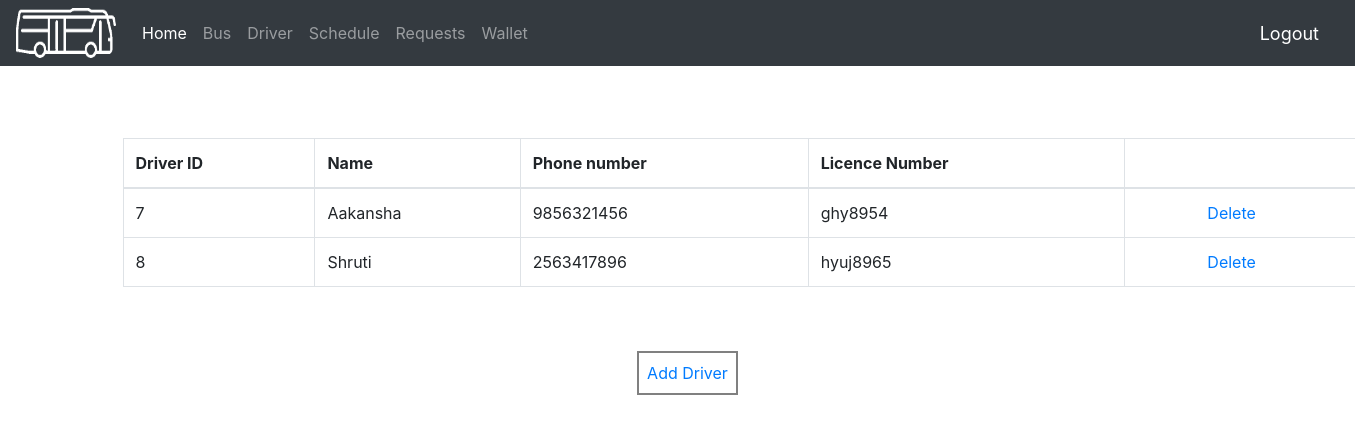
The app's page /driver/ (signed in) with its own data.
### bus_M_/models.py (models this page shows)
class Driver(models.Model):
	driver_id = models.AutoField(primary_key=True)
	name = models.CharField(max_length=200,null=False)
	phone_number = models.CharField(max_length=200,null=False)
	licenese_number = models.CharField(max_length=200,null=False)

### bus_M_/views.py (the view)
# urls.py: path('driver/', views.driver, name="driver"),
@login_required(login_url='login')
def driver(request):
    allD=Driver.objects.all()
    context={'allD': allD}
    return render(request,'accounts/driver.html',context)

### bus_M_/templates/accounts/driver.html
{%  extends 'accounts/main1.html' %}
{% block content %}
	<br><br><br>
    <section id="blog" class="blog">
      <div class="container" data-aos="fade-up">
        <div class="row">
          <div class="col-lg-8 entries">
            <article class="entry" style="width: 1300px;">
              <div class="entry-content">
                 <table class="table table-bordered">
                                    <thead>
                                        <tr>
                                          <th>Driver ID</th>
                                            <th>Name</th>
                                            <th>Phone number</th>
                                            <th>Licence Number</th>
                                            <th></th>
                                        </tr>
                                        </thead>
                                    <tbody>
                                        {% for p in allD %}
                                        <tr>
                                          <td>{{p.driver_id}}</td>
                                            <td>{{p.name}}</td>
                                            <td>{{p.phone_number}}</td>
                                            <td>{{p.licenese_number}}</td>
                                            <td><a type="submit" style="margin-left: 70px;" href="{% url 'delete_driver' p.driver_id %}">Delete</a></td>
                                        </tr>
                                       {%endfor%}
                                    </tbody>
                                        </table>
              </div>
            </article><br><br>
             <div class="text-center"><a type="submit" style="margin-left: 400px; border: 2px solid grey; padding: 8px 8px 8px;" href="{% url 'add_driver' %}">Add Driver</a>
             </div>
             <br><br>
          </div>
        </div>
      </div>
    </section>
{% endblock %}

### records on screen
Driver: driver_id "7", name "Aakansha", phone_number "9856321456", licenese_number "ghy8954"
Driver: driver_id "8", name "Shruti", phone_number "2563417896", licenese_number "hyuj8965"
